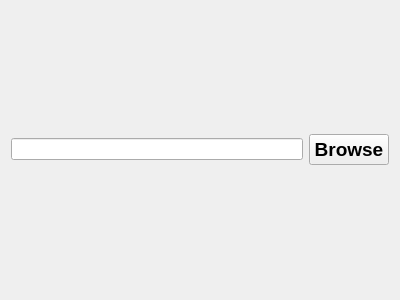
<?xml version="1.0" encoding="UTF-8"?>
<ui version="4.0">
 <class>Form</class>
 <widget class="QWidget" name="Form">
  <property name="geometry">
   <rect>
    <x>0</x>
    <y>0</y>
    <width>400</width>
    <height>300</height>
   </rect>
  </property>
  <property name="windowTitle">
   <string>Form</string>
  </property>
  <layout class="QGridLayout" name="gridLayout">
   <item row="0" column="0">
    <widget class="QLineEdit" name="lineEdit_browse"/>
   </item>
   <item row="0" column="1">
    <widget class="QPushButton" name="pushButton_browse">
     <property name="font">
      <font>
       <pointsize>14</pointsize>
       <weight>75</weight>
       <bold>true</bold>
      </font>
     </property>
     <property name="text">
      <string>Browse</string>
     </property>
    </widget>
   </item>
  </layout>
 </widget>
 <resources/>
 <connections/>
</ui>
